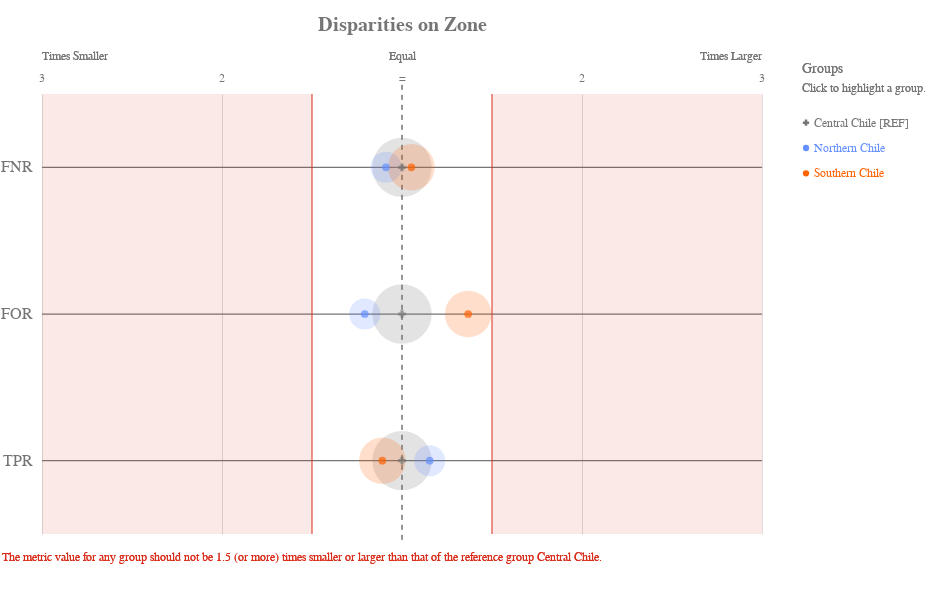

Here is the notebook cell this chart was saved with:
### Code cell
ap.disparity(grupo_definido, metrics, 'zone', fairness_threshold = disparity_tolerance)

### Figure 1 — Vega-Lite specification as saved in the notebook (floating-point values rounded to 4 significant figures)
{"config": {"view": {"continuousWidth": 400, "continuousHeight": 300, "strokeWidth": 0}, "axisLeft": {"labelColor": "rgb(117,117,117)", "labelFont": "Arial", "labelFontSize": 16}, "title": {"align": "center", "baseline": "middle", "color": "rgb(117,117,117)", "font": "Arial", "fontSize": 20, "fontWeight": "bold"}}, "layer": [{"data": {"name": "data-f13954335fe7cb3d572699dbbbe0ffdc"}, "mark": {"type": "rule", "stroke": "rgb(117,117,117)", "strokeWidth": 1.25, "tooltip": ""}, "encoding": {"x": {"type": "quantitative", "field": "x", "scale": {"domain": [-2, 2], "range": [40.0, 760.0]}}, "x2": {"field": "x2"}, "y": {"type": "nominal", "axis": {"domain": false, "labelAngle": 0, "labelPadding": -30, "orient": "left", "ticks": false, "title": ""}, "field": "metric", "scale": {"domain": ["FNR", "FOR", "TPR"], "range": [55.0, 495.0]}}}}, {"data": {"name": "data-79dd248bdaa0ea02c535240e8ad022c8"}, "mark": {"type": "rule", "stroke": "rgb(117,117,117)", "strokeDash": [5, 5], "strokeWidth": 1}, "encoding": {"tooltip": {"value": "Central Chile [REF]"}, "x": {"value": 400.0}, "y": {"value": 45.83}, "y2": {"value": 504.2}}}, {"data": {"name": "data-c233327f4cd9b4c2df31bf8015c83e4a"}, "mark": {"type": "text", "align": "center", "color": "rgb(117,117,117)", "font": "Arial", "fontSize": 12, "fontWeight": "normal", "tooltip": ""}, "encoding": {"text": {"type": "nominal", "field": "label"}, "x": {"type": "quantitative", "field": "value", "scale": {"domain": [-2, 2], "range": [40.0, 760.0]}}, "y": {"value": 38.5}}}, {"layer": [{"mark": {"type": "text", "align": "left", "fill": "rgb(117,117,117)", "font": "Arial", "fontSize": 12, "fontWeight": "normal", "tooltip": ""}, "encoding": {"text": {"value": "Times Smaller"}, "x": {"value": 40.0}, "y": {"value": 16.5}}}, {"mark": {"type": "text", "align": "right", "fill": "rgb(117,117,117)", "font": "Arial", "fontSize": 12, "fontWeight": "normal", "tooltip": ""}, "encoding": {"text": {"value": "Times Larger"}, "x": {"value": 760.0}, "y": {"value": 16.5}}}, {"mark": {"type": "text", "align": "center", "fill": "rgb(117,117,117)", "font": "Arial", "fontSize": 12, "fontWeight": "normal", "tooltip": ""}, "encoding": {"text": {"value": "Equal"}, "x": {"value": 400.0}, "y": {"value": 16.5}}}], "data": {"name": "data-79dd248bdaa0ea02c535240e8ad022c8"}}, {"layer": [{"mark": {"type": "rule", "opacity": 0.8, "stroke": "rgb(217, 46, 28)", "strokeWidth": 1.25, "tooltip": ""}, "encoding": {"x": {"type": "quantitative", "field": "min", "scale": {"domain": [-2, 2], "range": [40.0, 760.0]}}, "y": {"value": 55.0}, "y2": {"value": 495.0}}}, {"mark": {"type": "rule", "opacity": 0.8, "stroke": "rgb(217, 46, 28)", "strokeWidth": 1.25, "tooltip": ""}, "encoding": {"x": {"type": "quantitative", "field": "max", "scale": {"domain": [-2, 2], "range": [40.0, 760.0]}}, "y": {"value": 55.0}, "y2": {"value": 495.0}}}, {"layer": [{"mark": {"type": "rect", "fill": "rgb(217, 46, 28)", "opacity": 0.1, "tooltip": ""}, "encoding": {"x": {"type": "quantitative", "field": "min", "scale": {"domain": [-2, 2], "range": [40.0, 760.0]}}, "x2": {"field": "lower_end"}, "y": {"value": 55.0}, "y2": {"value": 495.0}}}, {"mark": {"type": "rect", "fill": "rgb(217, 46, 28)", "opacity": 0.1, "tooltip": ""}, "encoding": {"x": {"type": "quantitative", "field": "max", "scale": {"domain": [-2, 2], "range": [40.0, 760.0]}}, "x2": {"field": "upper_end"}, "y": {"value": 55.0}, "y2": {"value": 495.0}}}]}, {"data": {"name": "data-79dd248bdaa0ea02c535240e8ad022c8"}, "mark": {"type": "text", "align": "left", "baseline": "top", "fill": "rgb(217, 46, 28)", "font": "Arial", "fontSize": 12, "fontWeight": "normal", "tooltip": ""}, "encoding": {"text": {"value": "The metric value for any group should not be 1.5 (or more) times smaller or larger than that of the reference group Central Chile."}, "x": {"value": 0}, "y": {"value": 513.3}}}], "data": {"name": "data-11d5890412809b582c0a6b685ba430ea"}}, {"layer": [{"mark": "circle"}, {"data": {"name": "data-103f3e70027451b09216461804d6e980"}, "mark": {"type": "circle", "opacity": 0.2}, "encoding": {"color": {"condition": {"type": "nominal", "field": "attribute_value", "legend": null, "scale": {"domain": ["Central Chile", "Northern Chile", "Southern Chile"], "range": ["rgb(117,117,117)", "rgb(100, 143, 255)", "rgb(254, 97, 0)", "rgb(220, 38, 127)", "rgb(255, 176, 0)", "rgb(120, 94, 240)"]}, "selection": "selector209"}, "value": "rgb(224,224,224)"}, "size": {"type": "quantitative", "field": "group_size", "legend": null, "scale": {"domain": [0, 7609.0], "range": [0, 4224.0]}}, "tooltip": [{"type": "nominal", "field": "attribute_value", "title": "Group"}, {"type": "nominal", "field": "tooltip_group_size", "title": "Group Size"}, {"type": "nominal", "field": "tooltip_disparity_explanation_fnr", "title": "Disparity"}, {"type": "quantitative", "field": "fnr", "format": ".2f", "title": "FNR"}], "x": {"type": "quantitative", "axis": {"domain": false, "labels": false, "ticks": false, "title": null, "values": [1, 2, -2, -1]}, "field": "fnr_disparity_scaled", "scale": {"domain": [-2, 2], "range": [40.0, 760.0]}}, "y": {"type": "nominal", "axis": {"domain": false, "grid": false, "labels": false, "ticks": false, "title": " "}, "field": "metric_variable", "scale": {"domain": ["FNR", "FOR", "TPR"], "range": [55.0, 495.0]}}}, "selection": {"selector211": {"type": "multi", "empty": "all", "fields": ["attribute_value"]}}, "transform": [{"calculate": "'FNR'", "as": "metric_variable"}]}, {"data": {"name": "data-103f3e70027451b09216461804d6e980"}, "mark": {"type": "circle", "opacity": 0.2}, "encoding": {"color": {"condition": {"type": "nominal", "field": "attribute_value", "legend": null, "scale": {"domain": ["Central Chile", "Northern Chile", "Southern Chile"], "range": ["rgb(117,117,117)", "rgb(100, 143, 255)", "rgb(254, 97, 0)", "rgb(220, 38, 127)", "rgb(255, 176, 0)", "rgb(120, 94, 240)"]}, "selection": "selector209"}, "value": "rgb(224,224,224)"}, "size": {"type": "quantitative", "field": "group_size", "legend": null, "scale": {"domain": [0, 7609.0], "range": [0, 4224.0]}}, "tooltip": [{"type": "nominal", "field": "attribute_value", "title": "Group"}, {"type": "nominal", "field": "tooltip_group_size", "title": "Group Size"}, {"type": "nominal", "field": "tooltip_disparity_explanation_for", "title": "Disparity"}, {"type": "quantitative", "field": "for", "format": ".2f", "title": "FOR"}], "x": {"type": "quantitative", "axis": {"domain": false, "labels": false, "ticks": false, "title": null, "values": [1, 2, -2, -1]}, "field": "for_disparity_scaled", "scale": {"domain": [-2, 2], "range": [40.0, 760.0]}}, "y": {"type": "nominal", "axis": {"domain": false, "grid": false, "labels": false, "ticks": false, "title": " "}, "field": "metric_variable", "scale": {"domain": ["FNR", "FOR", "TPR"], "range": [55.0, 495.0]}}}, "selection": {"selector213": {"type": "multi", "empty": "all", "fields": ["attribute_value"]}}, "transform": [{"calculate": "'FOR'", "as": "metric_variable"}]}, {"data": {"name": "data-103f3e70027451b09216461804d6e980"}, "mark": {"type": "circle", "opacity": 0.2}, "encoding": {"color": {"condition": {"type": "nominal", "field": "attribute_value", "legend": null, "scale": {"domain": ["Central Chile", "Northern Chile", "Southern Chile"], "range": ["rgb(117,117,117)", "rgb(100, 143, 255)", "rgb(254, 97, 0)", "rgb(220, 38, 127)", "rgb(255, 176, 0)", "rgb(120, 94, 240)"]}, "selection": "selector209"}, "value": "rgb(224,224,224)"}, "size": {"type": "quantitative", "field": "group_size", "legend": null, "scale": {"domain": [0, 7609.0], "range": [0, 4224.0]}}, "tooltip": [{"type": "nominal", "field": "attribute_value", "title": "Group"}, {"type": "nominal", "field": "tooltip_group_size", "title": "Group Size"}, {"type": "nominal", "field": "tooltip_disparity_explanation_tpr", "title": "Disparity"}, {"type": "quantitative", "field": "tpr", "format": ".2f", "title": "TPR"}], "x": {"type": "quantitative", "axis": {"domain": false, "labels": false, "ticks": false, "title": null, "values": [1, 2, -2, -1]}, "field": "tpr_disparity_scaled", "scale": {"domain": [-2, 2], "range": [40.0, 760.0]}}, "y": {"type": "nominal", "axis": {"domain": false, "grid": false, "labels": false, "ticks": false, "title": " "}, "field": "metric_variable", "scale": {"domain": ["FNR", "FOR", "TPR"], "range": [55.0, 495.0]}}}, "selection": {"selector215": {"type": "multi", "empty": "all", "fields": ["attribute_value"]}}, "transform": [{"calculate": "'TPR'", "as": "metric_variable"}]}, {"layer": [{"mark": "point"}, {"data": {"name": "data-103f3e70027451b09216461804d6e980"}, "mark": {"type": "point", "filled": true, "size": 60}, "encoding": {"color": {"condition": {"type": "nominal", "field": "attribute_value", "legend": null, "scale": {"domain": ["Central Chile", "Northern Chile", "Southern Chile"], "range": ["rgb(117,117,117)", "rgb(100, 143, 255)", "rgb(254, 97, 0)", "rgb(220, 38, 127)", "rgb(255, 176, 0)", "rgb(120, 94, 240)"]}, "selection": "selector209"}, "value": "rgb(224,224,224)"}, "shape": {"type": "nominal", "field": "attribute_value", "legend": null, "scale": {"domain": ["Central Chile", "Northern Chile", "Southern Chile"], "range": ["cross", "circle", "circle"]}}, "tooltip": [{"type": "nominal", "field": "attribute_value", "title": "Group"}, {"type": "nominal", "field": "tooltip_group_size", "title": "Group Size"}, {"type": "nominal", "field": "tooltip_disparity_explanation_fnr", "title": "Disparity"}, {"type": "quantitative", "field": "fnr", "format": ".2f", "title": "FNR"}], "x": {"type": "quantitative", "axis": {"domain": false, "labels": false, "ticks": false, "title": null, "values": [1, 2, -2, -1]}, "field": "fnr_disparity_scaled", "scale": {"domain": [-2, 2], "range": [40.0, 760.0]}}, "y": {"type": "nominal", "axis": {"domain": false, "grid": false, "labels": false, "ticks": false, "title": " "}, "field": "metric_variable", "scale": {"domain": ["FNR", "FOR", "TPR"], "range": [55.0, 495.0]}}}, "selection": {"selector210": {"type": "multi", "empty": "all", "fields": ["attribute_value"]}}, "transform": [{"calculate": "'FNR'", "as": "metric_variable"}]}, {"data": {"name": "data-103f3e70027451b09216461804d6e980"}, "mark": {"type": "point", "filled": true, "size": 60}, "encoding": {"color": {"condition": {"type": "nominal", "field": "attribute_value", "legend": null, "scale": {"domain": ["Central Chile", "Northern Chile", "Southern Chile"], "range": ["rgb(117,117,117)", "rgb(100, 143, 255)", "rgb(254, 97, 0)", "rgb(220, 38, 127)", "rgb(255, 176, 0)", "rgb(120, 94, 240)"]}, "selection": "selector209"}, "value": "rgb(224,224,224)"}, "shape": {"type": "nominal", "field": "attribute_value", "legend": null, "scale": {"domain": ["Central Chile", "Northern Chile", "Southern Chile"], "range": ["cross", "circle", "circle"]}}, "tooltip": [{"type": "nominal", "field": "attribute_value", "title": "Group"}, {"type": "nominal", "field": "tooltip_group_size", "title": "Group Size"}, {"type": "nominal", "field": "tooltip_disparity_explanation_for", "title": "Disparity"}, {"type": "quantitative", "field": "for", "format": ".2f", "title": "FOR"}], "x": {"type": "quantitative", "axis": {"domain": false, "labels": false, "ticks": false, "title": null, "values": [1, 2, -2, -1]}, "field": "for_disparity_scaled", "scale": {"domain": [-2, 2], "range": [40.0, 760.0]}}, "y": {"type": "nominal", "axis": {"domain": false, "grid": false, "labels": false, "ticks": false, "title": " "}, "field": "metric_variable", "scale": {"domain": ["FNR", "FOR", "TPR"], "range": [55.0, 495.0]}}}, "selection": {"selector212": {"type": "multi", "empty": "all", "fields": ["attribute_value"]}}, "transform": [{"calculate": "'FOR'", "as": "metric_variable"}]}, {"data": {"name": "data-103f3e70027451b09216461804d6e980"}, "mark": {"type": "point", "filled": true, "size": 60}, "encoding": {"color": {"condition": {"type": "nominal", "field": "attribute_value", "legend": null, "scale": {"domain": ["Central Chile", "Northern Chile", "Southern Chile"], "range": ["rgb(117,117,117)", "rgb(100, 143, 255)", "rgb(254, 97, 0)", "rgb(220, 38, 127)", "rgb(255, 176, 0)", "rgb(120, 94, 240)"]}, "selection": "selector209"}, "value": "rgb(224,224,224)"}, "shape": {"type": "nominal", "field": "attribute_value", "legend": null, "scale": {"domain": ["Central Chile", "Northern Chile", "Southern Chile"], "range": ["cross", "circle", "circle"]}}, "tooltip": [{"type": "nominal", "field": "attribute_value", "title": "Group"}, {"type": "nominal", "field": "tooltip_group_size", "title": "Group Size"}, {"type": "nominal", "field": "tooltip_disparity_explanation_tpr", "title": "Disparity"}, {"type": "quantitative", "field": "tpr", "format": ".2f", "title": "TPR"}], "x": {"type": "quantitative", "axis": {"domain": false, "labels": false, "ticks": false, "title": null, "values": [1, 2, -2, -1]}, "field": "tpr_disparity_scaled", "scale": {"domain": [-2, 2], "range": [40.0, 760.0]}}, "y": {"type": "nominal", "axis": {"domain": false, "grid": false, "labels": false, "ticks": false, "title": " "}, "field": "metric_variable", "scale": {"domain": ["FNR", "FOR", "TPR"], "range": [55.0, 495.0]}}}, "selection": {"selector214": {"type": "multi", "empty": "all", "fields": ["attribute_value"]}}, "transform": [{"calculate": "'TPR'", "as": "metric_variable"}]}]}]}, {"layer": [{"mark": {"type": "point", "filled": true, "opacity": 1, "size": 39.48}, "encoding": {"color": {"condition": {"type": "nominal", "field": "attribute_value", "legend": null, "scale": {"domain": ["Central Chile", "Northern Chile", "Southern Chile"], "range": ["rgb(117,117,117)", "rgb(100, 143, 255)", "rgb(254, 97, 0)", "rgb(220, 38, 127)", "rgb(255, 176, 0)", "rgb(120, 94, 240)"]}, "selection": "selector209"}, "value": "rgb(224,224,224)"}, "shape": {"type": "nominal", "field": "attribute_value", "legend": null, "scale": {"domain": ["Central Chile", "Northern Chile", "Southern Chile"], "range": ["cross", "circle", "circle"]}}, "x": {"value": 804}, "y": {"type": "nominal", "axis": {"domain": false, "grid": false, "labels": false, "ticks": false, "title": " "}, "field": "attribute_value", "scale": {"domain": ["Central Chile", "Northern Chile", "Southern Chile"], "range": [71, 147]}}}, "selection": {"selector209": {"type": "multi", "empty": "all", "fields": ["attribute_value"]}}}, {"mark": {"type": "text", "align": "left", "baseline": "middle", "font": "Arial", "fontSize": 12, "fontWeight": "normal"}, "encoding": {"color": {"condition": {"type": "nominal", "field": "attribute_value", "legend": null, "scale": {"domain": ["Central Chile", "Northern Chile", "Southern Chile"], "range": ["rgb(117,117,117)", "rgb(100, 143, 255)", "rgb(254, 97, 0)", "rgb(220, 38, 127)", "rgb(255, 176, 0)", "rgb(120, 94, 240)"]}, "selection": "selector209"}, "value": "rgb(224,224,224)"}, "text": {"type": "nominal", "field": "label"}, "x": {"value": 812}, "y": {"type": "nominal", "axis": {"domain": false, "grid": false, "labels": false, "ticks": false, "title": " "}, "field": "attribute_value", "scale": {"domain": ["Central Chile", "Northern Chile", "Southern Chile"], "range": [71, 147]}}}, "selection": {"selector216": {"type": "multi", "empty": "all", "fields": ["attribute_value"]}}}, {"data": {"name": "data-79dd248bdaa0ea02c535240e8ad022c8"}, "mark": {"type": "text", "align": "left", "baseline": "middle", "color": "rgb(117,117,117)", "font": "Arial", "fontSize": 12, "fontWeight": "normal"}, "encoding": {"text": {"value": "Click to highlight a group."}, "x": {"value": 800}, "y": {"value": 49}}}, {"data": {"name": "data-79dd248bdaa0ea02c535240e8ad022c8"}, "mark": {"type": "text", "align": "left", "baseline": "middle", "color": "rgb(117,117,117)", "font": "Arial", "fontSize": 14, "fontWeight": "normal"}, "encoding": {"text": {"value": "Groups"}, "x": {"value": 800}, "y": {"value": 30}}}], "data": {"name": "data-0de9a04118b2294ee56b3c957fb6724a"}}], "height": 550, "padding": {"top": 15, "bottom": 10}, "resolve": {"scale": {"size": "independent", "y": "independent"}}, "title": "Disparities on Zone", "width": 800, "$schema": "https://vega.github.io/schema/vega-lite/v4.8.1.json", "datasets": {"data-f13954335fe7cb3d572699dbbbe0ffdc": [{"metric": "FNR", "x": -2, "x2": 2}, {"metric": "FOR", "x": -2, "x2": 2}, {"metric": "TPR", "x": -2, "x2": 2}], "data-79dd248bdaa0ea02c535240e8ad022c8": [{"a": 1, "b": 0}, {"a": 1, "b": 0}], "data-c233327f4cd9b4c2df31bf8015c83e4a": [{"value": 1, "label": 2}, {"value": 2, "label": 3}, {"value": -2, "label": 3}, {"value": -1, "label": 2}, {"value": 0, "label": "="}], "data-11d5890412809b582c0a6b685ba430ea": [{"min": -0.5, "max": 0.5, "lower_end": -2, "upper_end": 2}], "data-103f3e70027451b09216461804d6e980": [{"attribute_name": "zone", "attribute_value": "Central Chile", "group_size": 6341, "total_entities": 11987, "fnr": 0.6533, "for": 0.1996, "tpr": 0.3467, "fnr_disparity": 1.0, "for_disparity": 1.0, "tpr_disparity": 1.0, "fnr_disparity_scaled": 0.0, "for_disparity_scaled": 0.0, "tpr_disparity_scaled": 0.0, "tooltip_group_size": "6,341 (52.90%)", "tooltip_disparity_explanation_fnr": "Reference group", "tooltip_disparity_explanation_for": "Reference group", "tooltip_disparity_explanation_tpr": "Reference group"}, {"attribute_name": "zone", "attribute_value": "Northern Chile", "group_size": 1737, "total_entities": 11987, "fnr": 0.6, "for": 0.1654, "tpr": 0.4, "fnr_disparity": 0.9184, "for_disparity": 0.8285, "tpr_disparity": 1.154, "fnr_disparity_scaled": -0.08888, "for_disparity_scaled": -0.207, "tpr_disparity_scaled": 0.1538, "tooltip_group_size": "1,737 (14.49%)", "tooltip_disparity_explanation_fnr": "1.09 times smaller FNR than the reference group", "tooltip_disparity_explanation_for": "1.21 times smaller FOR than the reference group", "tooltip_disparity_explanation_tpr": "1.15 times larger TPR than the reference group"}, {"attribute_name": "zone", "attribute_value": "Southern Chile", "group_size": 3909, "total_entities": 11987, "fnr": 0.6875, "for": 0.273, "tpr": 0.3125, "fnr_disparity": 1.052, "for_disparity": 1.368, "tpr_disparity": 0.9016, "fnr_disparity_scaled": 0.05223, "for_disparity_scaled": 0.3676, "tpr_disparity_scaled": -0.1092, "tooltip_group_size": "3,909 (32.61%)", "tooltip_disparity_explanation_fnr": "1.05 times larger FNR than the reference group", "tooltip_disparity_explanation_for": "1.37 times larger FOR than the reference group", "tooltip_disparity_explanation_tpr": "1.11 times smaller TPR than the reference group"}], "data-0de9a04118b2294ee56b3c957fb6724a": [{"attribute_value": "Central Chile", "label": "Central Chile [REF]"}, {"attribute_value": "Northern Chile", "label": "Northern Chile"}, {"attribute_value": "Southern Chile", "label": "Southern Chile"}]}}
